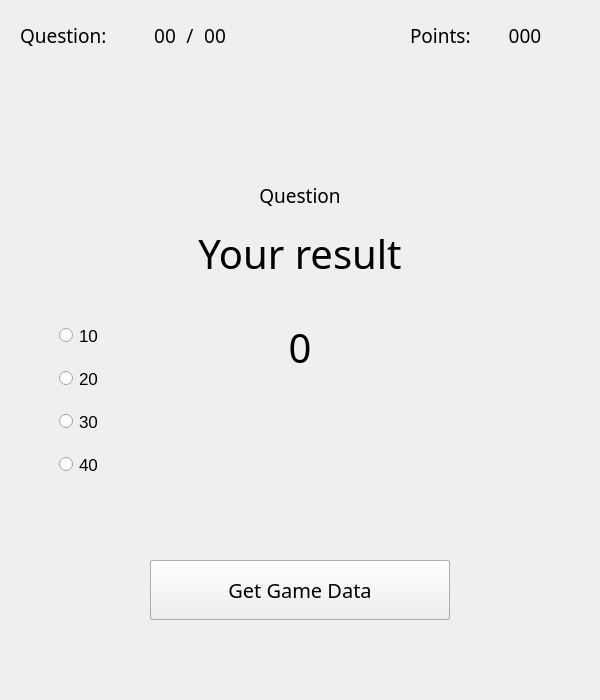
<?xml version="1.0" encoding="UTF-8"?>
<ui version="4.0">
 <class>GameWindow</class>
 <widget class="QDialog" name="GameWindow">
  <property name="geometry">
   <rect>
    <x>0</x>
    <y>0</y>
    <width>600</width>
    <height>700</height>
   </rect>
  </property>
  <property name="windowTitle">
   <string>Dialog</string>
  </property>
  <widget class="QPushButton" name="checkAnswerButton">
   <property name="geometry">
    <rect>
     <x>150</x>
     <y>560</y>
     <width>300</width>
     <height>60</height>
    </rect>
   </property>
   <property name="font">
    <font>
     <family>Arial Black</family>
     <pointsize>15</pointsize>
     <kerning>true</kerning>
    </font>
   </property>
   <property name="mouseTracking">
    <bool>false</bool>
   </property>
   <property name="text">
    <string>Check</string>
   </property>
   <property name="autoDefault">
    <bool>false</bool>
   </property>
  </widget>
  <widget class="QLabel" name="pointsTitle">
   <property name="geometry">
    <rect>
     <x>410</x>
     <y>20</y>
     <width>100</width>
     <height>30</height>
    </rect>
   </property>
   <property name="font">
    <font>
     <family>Arial Black</family>
     <pointsize>14</pointsize>
    </font>
   </property>
   <property name="text">
    <string>Points:</string>
   </property>
  </widget>
  <widget class="QLabel" name="pointsValue">
   <property name="geometry">
    <rect>
     <x>500</x>
     <y>20</y>
     <width>50</width>
     <height>30</height>
    </rect>
   </property>
   <property name="sizePolicy">
    <sizepolicy hsizetype="Preferred" vsizetype="Preferred">
     <horstretch>0</horstretch>
     <verstretch>0</verstretch>
    </sizepolicy>
   </property>
   <property name="font">
    <font>
     <family>Arial Black</family>
     <pointsize>14</pointsize>
    </font>
   </property>
   <property name="tabletTracking">
    <bool>false</bool>
   </property>
   <property name="layoutDirection">
    <enum>Qt::LeftToRight</enum>
   </property>
   <property name="text">
    <string>000</string>
   </property>
   <property name="alignment">
    <set>Qt::AlignCenter</set>
   </property>
  </widget>
  <widget class="QLabel" name="currentQuestionNumber">
   <property name="geometry">
    <rect>
     <x>140</x>
     <y>20</y>
     <width>50</width>
     <height>30</height>
    </rect>
   </property>
   <property name="sizePolicy">
    <sizepolicy hsizetype="Preferred" vsizetype="Preferred">
     <horstretch>0</horstretch>
     <verstretch>0</verstretch>
    </sizepolicy>
   </property>
   <property name="font">
    <font>
     <family>Arial Black</family>
     <pointsize>14</pointsize>
    </font>
   </property>
   <property name="tabletTracking">
    <bool>false</bool>
   </property>
   <property name="layoutDirection">
    <enum>Qt::LeftToRight</enum>
   </property>
   <property name="text">
    <string>00</string>
   </property>
   <property name="alignment">
    <set>Qt::AlignCenter</set>
   </property>
  </widget>
  <widget class="QLabel" name="questionsTitle">
   <property name="geometry">
    <rect>
     <x>20</x>
     <y>20</y>
     <width>120</width>
     <height>30</height>
    </rect>
   </property>
   <property name="font">
    <font>
     <family>Arial Black</family>
     <pointsize>14</pointsize>
    </font>
   </property>
   <property name="text">
    <string>Question:</string>
   </property>
  </widget>
  <widget class="QLabel" name="amountOfQuestions">
   <property name="geometry">
    <rect>
     <x>190</x>
     <y>20</y>
     <width>50</width>
     <height>30</height>
    </rect>
   </property>
   <property name="sizePolicy">
    <sizepolicy hsizetype="Preferred" vsizetype="Preferred">
     <horstretch>0</horstretch>
     <verstretch>0</verstretch>
    </sizepolicy>
   </property>
   <property name="font">
    <font>
     <family>Arial Black</family>
     <pointsize>14</pointsize>
    </font>
   </property>
   <property name="tabletTracking">
    <bool>false</bool>
   </property>
   <property name="layoutDirection">
    <enum>Qt::LeftToRight</enum>
   </property>
   <property name="text">
    <string>00</string>
   </property>
   <property name="alignment">
    <set>Qt::AlignCenter</set>
   </property>
  </widget>
  <widget class="QLabel" name="slash">
   <property name="geometry">
    <rect>
     <x>180</x>
     <y>20</y>
     <width>20</width>
     <height>30</height>
    </rect>
   </property>
   <property name="sizePolicy">
    <sizepolicy hsizetype="Preferred" vsizetype="Preferred">
     <horstretch>0</horstretch>
     <verstretch>0</verstretch>
    </sizepolicy>
   </property>
   <property name="font">
    <font>
     <family>Arial Black</family>
     <pointsize>14</pointsize>
    </font>
   </property>
   <property name="tabletTracking">
    <bool>false</bool>
   </property>
   <property name="layoutDirection">
    <enum>Qt::LeftToRight</enum>
   </property>
   <property name="text">
    <string>/</string>
   </property>
   <property name="alignment">
    <set>Qt::AlignCenter</set>
   </property>
  </widget>
  <widget class="QLabel" name="currectQuestion">
   <property name="enabled">
    <bool>true</bool>
   </property>
   <property name="geometry">
    <rect>
     <x>20</x>
     <y>120</y>
     <width>560</width>
     <height>151</height>
    </rect>
   </property>
   <property name="sizePolicy">
    <sizepolicy hsizetype="Preferred" vsizetype="Minimum">
     <horstretch>0</horstretch>
     <verstretch>0</verstretch>
    </sizepolicy>
   </property>
   <property name="font">
    <font>
     <family>Arial Black</family>
     <pointsize>14</pointsize>
    </font>
   </property>
   <property name="layoutDirection">
    <enum>Qt::LeftToRight</enum>
   </property>
   <property name="autoFillBackground">
    <bool>false</bool>
   </property>
   <property name="styleSheet">
    <string notr="true">text-align: center;</string>
   </property>
   <property name="text">
    <string>&lt;html&gt;&lt;head/&gt;&lt;body&gt;&lt;p align=&quot;center&quot; &gt;Question&lt;/p&gt;&lt;/body&gt;&lt;/html&gt;</string>
   </property>
   <property name="scaledContents">
    <bool>true</bool>
   </property>
   <property name="alignment">
    <set>Qt::AlignCenter</set>
   </property>
   <property name="wordWrap">
    <bool>true</bool>
   </property>
   <property name="indent">
    <number>-1</number>
   </property>
  </widget>
  <widget class="QGroupBox" name="radioButtons">
   <property name="geometry">
    <rect>
     <x>50</x>
     <y>300</y>
     <width>500</width>
     <height>200</height>
    </rect>
   </property>
   <property name="sizePolicy">
    <sizepolicy hsizetype="Preferred" vsizetype="Preferred">
     <horstretch>0</horstretch>
     <verstretch>0</verstretch>
    </sizepolicy>
   </property>
   <property name="minimumSize">
    <size>
     <width>391</width>
     <height>0</height>
    </size>
   </property>
   <property name="toolTip">
    <string/>
   </property>
   <property name="layoutDirection">
    <enum>Qt::LeftToRight</enum>
   </property>
   <property name="autoFillBackground">
    <bool>false</bool>
   </property>
   <property name="styleSheet">
    <string notr="true">border: 0</string>
   </property>
   <property name="title">
    <string/>
   </property>
   <property name="alignment">
    <set>Qt::AlignCenter</set>
   </property>
   <property name="flat">
    <bool>false</bool>
   </property>
   <property name="checkable">
    <bool>false</bool>
   </property>
   <layout class="QVBoxLayout" name="verticalLayout">
    <item>
     <widget class="QRadioButton" name="radioButton_1">
      <property name="font">
       <font>
        <pointsize>13</pointsize>
       </font>
      </property>
      <property name="text">
       <string>10</string>
      </property>
      <attribute name="buttonGroup">
       <string notr="true">radioButtonsGroup</string>
      </attribute>
     </widget>
    </item>
    <item>
     <widget class="QRadioButton" name="radioButton_2">
      <property name="enabled">
       <bool>true</bool>
      </property>
      <property name="sizePolicy">
       <sizepolicy hsizetype="Preferred" vsizetype="Fixed">
        <horstretch>0</horstretch>
        <verstretch>0</verstretch>
       </sizepolicy>
      </property>
      <property name="font">
       <font>
        <pointsize>13</pointsize>
       </font>
      </property>
      <property name="text">
       <string>20</string>
      </property>
      <attribute name="buttonGroup">
       <string notr="true">radioButtonsGroup</string>
      </attribute>
     </widget>
    </item>
    <item>
     <widget class="QRadioButton" name="radioButton_3">
      <property name="font">
       <font>
        <pointsize>13</pointsize>
       </font>
      </property>
      <property name="text">
       <string>30</string>
      </property>
      <attribute name="buttonGroup">
       <string notr="true">radioButtonsGroup</string>
      </attribute>
     </widget>
    </item>
    <item>
     <widget class="QRadioButton" name="radioButton_4">
      <property name="font">
       <font>
        <pointsize>13</pointsize>
       </font>
      </property>
      <property name="text">
       <string>40</string>
      </property>
      <attribute name="buttonGroup">
       <string notr="true">radioButtonsGroup</string>
      </attribute>
     </widget>
    </item>
   </layout>
  </widget>
  <widget class="QPushButton" name="nextQuestionButton">
   <property name="geometry">
    <rect>
     <x>150</x>
     <y>560</y>
     <width>300</width>
     <height>60</height>
    </rect>
   </property>
   <property name="font">
    <font>
     <family>Arial Black</family>
     <pointsize>15</pointsize>
     <kerning>true</kerning>
    </font>
   </property>
   <property name="mouseTracking">
    <bool>false</bool>
   </property>
   <property name="text">
    <string>Next</string>
   </property>
   <property name="autoDefault">
    <bool>false</bool>
   </property>
  </widget>
  <widget class="QGroupBox" name="resultBox">
   <property name="geometry">
    <rect>
     <x>100</x>
     <y>200</y>
     <width>400</width>
     <height>200</height>
    </rect>
   </property>
   <property name="styleSheet">
    <string notr="true">border: 0</string>
   </property>
   <property name="title">
    <string/>
   </property>
   <property name="alignment">
    <set>Qt::AlignCenter</set>
   </property>
   <layout class="QVBoxLayout" name="verticalLayout_3">
    <item>
     <widget class="QLabel" name="resultTitle">
      <property name="font">
       <font>
        <family>Arial Black</family>
        <pointsize>30</pointsize>
       </font>
      </property>
      <property name="text">
       <string>Your result</string>
      </property>
      <property name="scaledContents">
       <bool>false</bool>
      </property>
      <property name="alignment">
       <set>Qt::AlignCenter</set>
      </property>
     </widget>
    </item>
    <item>
     <widget class="QLabel" name="resultPointsValue">
      <property name="sizePolicy">
       <sizepolicy hsizetype="Preferred" vsizetype="Preferred">
        <horstretch>0</horstretch>
        <verstretch>0</verstretch>
       </sizepolicy>
      </property>
      <property name="font">
       <font>
        <family>Arial Black</family>
        <pointsize>30</pointsize>
       </font>
      </property>
      <property name="tabletTracking">
       <bool>false</bool>
      </property>
      <property name="layoutDirection">
       <enum>Qt::LeftToRight</enum>
      </property>
      <property name="text">
       <string>0</string>
      </property>
      <property name="alignment">
       <set>Qt::AlignCenter</set>
      </property>
     </widget>
    </item>
   </layout>
  </widget>
  <widget class="QPushButton" name="getGameDataButton">
   <property name="geometry">
    <rect>
     <x>150</x>
     <y>560</y>
     <width>300</width>
     <height>60</height>
    </rect>
   </property>
   <property name="font">
    <font>
     <family>Arial Black</family>
     <pointsize>15</pointsize>
     <kerning>true</kerning>
    </font>
   </property>
   <property name="mouseTracking">
    <bool>false</bool>
   </property>
   <property name="text">
    <string>Get Game Data</string>
   </property>
   <property name="autoDefault">
    <bool>false</bool>
   </property>
  </widget>
  <zorder>nextQuestionButton</zorder>
  <zorder>checkAnswerButton</zorder>
  <zorder>pointsTitle</zorder>
  <zorder>pointsValue</zorder>
  <zorder>currentQuestionNumber</zorder>
  <zorder>questionsTitle</zorder>
  <zorder>amountOfQuestions</zorder>
  <zorder>slash</zorder>
  <zorder>currectQuestion</zorder>
  <zorder>radioButtons</zorder>
  <zorder>resultBox</zorder>
  <zorder>getGameDataButton</zorder>
 </widget>
 <resources/>
 <connections/>
 <buttongroups>
  <buttongroup name="radioButtonsGroup">
   <property name="exclusive">
    <bool>true</bool>
   </property>
  </buttongroup>
 </buttongroups>
</ui>
